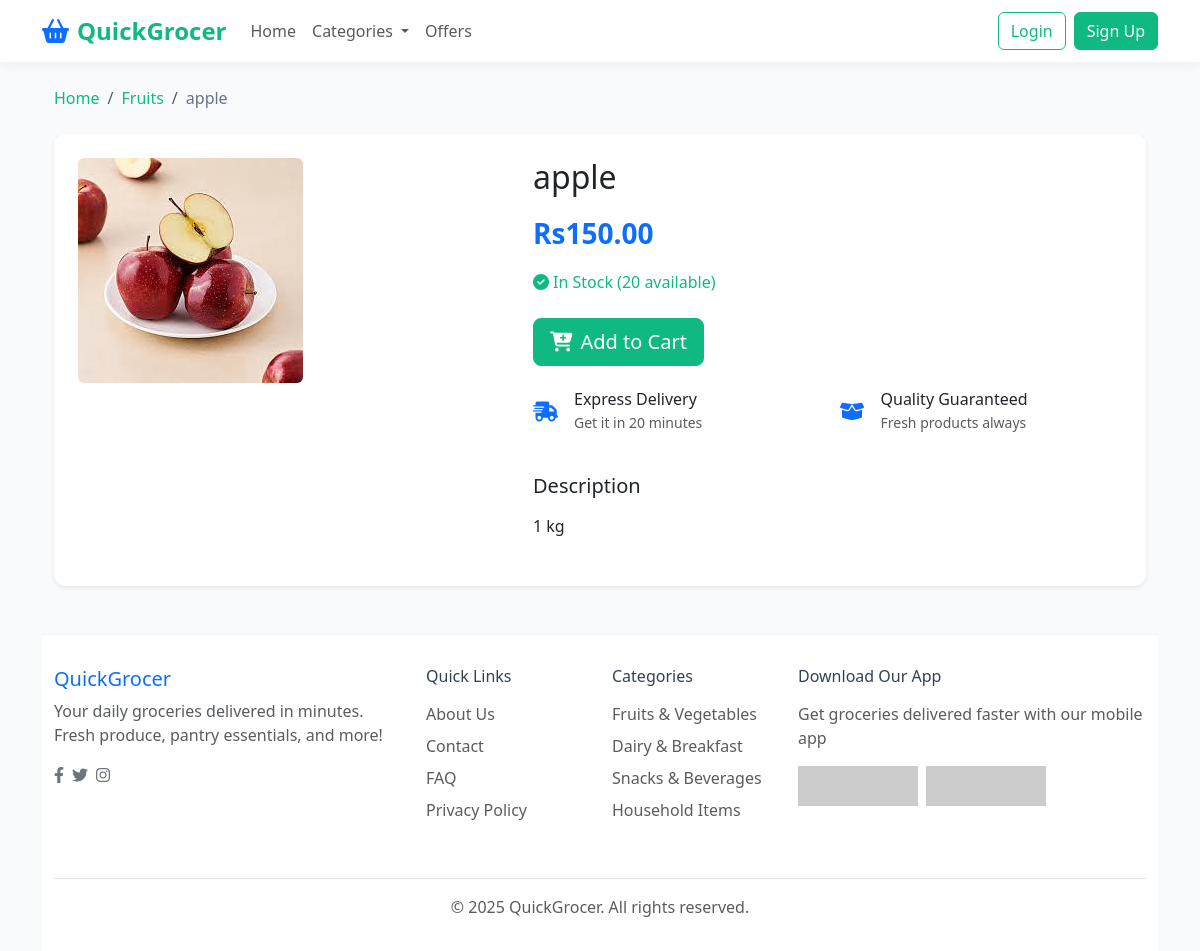
Screenshot of /product/apple/ with the database file from the repository.
### grocery_app/models.py (models this page shows, shortened)
class Product(models.Model):
    PRESCRIPTION_CHOICES = [
        ('OTC', 'Over The Counter'),
        ('RX', 'Prescription Required')
    ]
    name = models.CharField(max_length=200)
    slug = models.SlugField(unique=True)
    description = models.TextField()
    price = models.DecimalField(max_digits=10, decimal_places=2)
    category = models.ForeignKey(Category, on_delete=models.CASCADE, related_name='products')
    image = models.ImageField(upload_to='product_images/', blank=True, null=True)
    stock = models.PositiveIntegerField(default=0)
    created_at = models.DateTimeField(auto_now_add=True)
    updated_at = models.DateTimeField(auto_now=True)

class Category(models.Model):
    name = models.CharField(max_length=200)
    slug = models.SlugField(unique=True)
    description = models.TextField(blank=True)
    class Meta:
        verbose_name_plural = 'Categories'

### grocery_app/views.py (the view)
# urls.py: path('product/<slug:slug>/', views.product_detail, name='product_detail'),
def product_detail(request, slug):
    product = get_object_or_404(Product, slug=slug)
    return render(request, 'products/product_detail.html', {
        'product': product
    })

### grocery_app/templates/products/product_detail.html (shortened to what this page needs)
{% extends 'base.html' %}
{% load static %}
{% block content %}
<div class="container">
    <nav aria-label="breadcrumb" class="mt-3 mb-4">
        <ol class="breadcrumb">
            <li class="breadcrumb-item"><a href="{% url 'home' %}">Home</a></li>
            <li class="breadcrumb-item"><a href="{% url 'category_detail' product.category.slug %}">{{ product.category.name }}</a></li>
            <li class="breadcrumb-item active">{{ product.name }}</li>
        </ol>
    </nav>
    <div class="card border-0 shadow-sm mb-4">
        <div class="row g-0">
            <div class="col-md-5">
                <div class="p-4">
                    {% if product.image %}
                        <img src="{{ product.image.url }}" class="img-fluid rounded" alt="{{ product.name }}">
                    {% else %}
                        <img src="https://via.placeholder.com/500x500?text=No+Image" class="img-fluid rounded" alt="{{ product.name }}">
                    {% endif %}
                </div>
            </div>
            <div class="col-md-7">
                <div class="card-body p-4">
                    <h2 class="card-title mb-3">{{ product.name }}</h2>
                    <div class="mb-3">
                        <span class="fs-3 fw-bold text-primary">Rs{{ product.price }}</span>
                    </div>
                    <div class="mb-4">
                        {% if product.stock > 10 %}
                            <p class="in-stock mb-0"><i class="fas fa-check-circle me-1"></i>In Stock ({{ product.stock }} available)</p>
                        {% elif product.stock > 0 %}
                            <p class="low-stock mb-0"><i class="fas fa-exclamation-circle me-1"></i>Low Stock (Only {{ product.stock }} left)</p>
                        {% else %}
                            <p class="out-of-stock mb-0"><i class="fas fa-times-circle me-1"></i>Out of Stock</p>
                        {% endif %}
                    </div>
                    {% if product.stock > 0 %}
                        <form action="{% url 'add_to_cart' product.id %}" method="POST" class="mb-4">
                            <div class="row g-2 align-items-center">
                                <div class="col-auto">
                                    <button type="submit" class="btn btn-primary btn-lg">
                                        <i class="fas fa-cart-plus me-2"></i>Add to Cart
                                    </button>
                                </div>
                            </div>
                        </form>
                    {% else %}
                        <button class="btn btn-secondary btn-lg mb-4" disabled>
                            <i class="fas fa-cart-plus me-2"></i>Out of Stock
                        </button>
                    {% endif %}
                    <div class="row mb-4">
                        <div class="col-md-6">
                            <div class="d-flex align-items-center mb-3">
                                <div class="me-3 text-primary">
                                    <i class="fas fa-truck-fast fa-lg"></i>
                                </div>
                                <div>
                                    <h6 class="mb-0">Express Delivery</h6>
                                    <small class="text-muted">Get it in 20 minutes</small>
                                </div>
                            </div>
                        </div>
                        <div class="col-md-6">
                            <div class="d-flex align-items-center mb-3">
                                <div class="me-3 text-primary">
                                    <i class="fas fa-box-open fa-lg"></i>
                                </div>
                                <div>
                                    <h6 class="mb-0">Quality Guaranteed</h6>
                                    <small class="text-muted">Fresh products always</small>
                                </div>
                            </div>
                        </div>
                    </div>
                    <h5 class="mb-3">Description</h5>
                    <p class="card-text mb-4">{{ product.description }}</p>
                </div>
            </div>
        </div>
    </div>
{% endblock %}

### grocery_app/templates/base.html (style rules this page uses)
:root { --primary-color: #10b981; --secondary-color: #4ade80; --accent-color: #f0fdf4; --dark-color: #064e3b; --light-color: #f8fafc; --gray-color: #f1f5f9; }
body { font-family: 'Segoe UI', Tahoma, Geneva, Verdana, sans-serif; background-color: #f8fafc; color: #334155; }
.btn-primary { background-color: var(--primary-color); border-color: var(--primary-color); }
.card { border-radius: 12px; overflow: hidden; border: none; box-shadow: 0 2px 10px rgba(0, 0, 0, 0.03); transition: transform 0.2s, box-shadow 0.2s; }
.in-stock { color: var(--primary-color); font-weight: 500; }
.breadcrumb-item a { color: var(--primary-color); text-decoration: none; }
.breadcrumb-item.active { color: #64748b; }

### rows the page displays
Product: category.name "Fruits", name "apple", image (picture), price "150.00", stock "20", description "1 kg"
